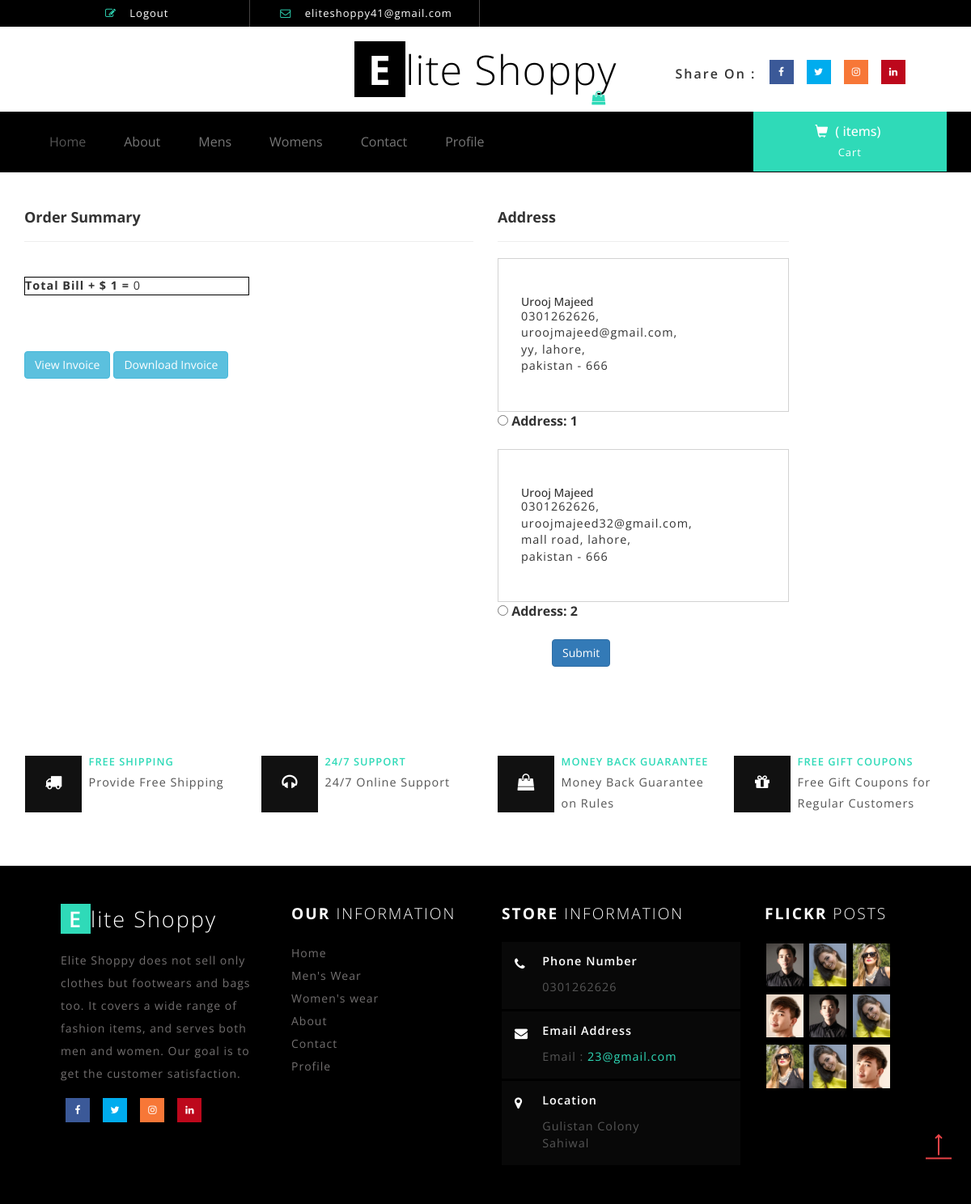
Before: /placeorder (signed in) with the older database file.
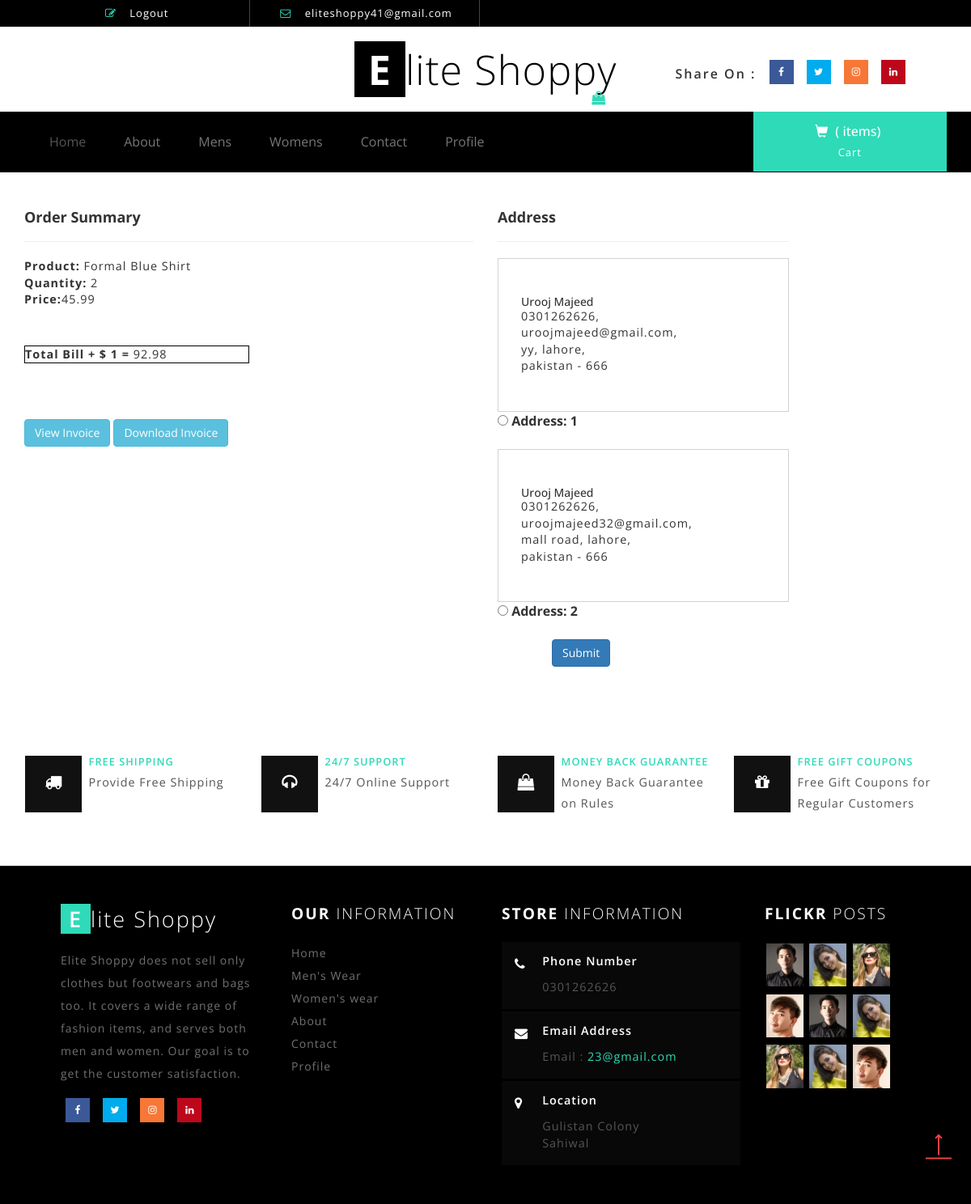
After: the same page with the newer database file.
### shop/models.py (models this page shows, shortened)
class Customer(models.Model):
    user = models.ForeignKey(User, on_delete=models.CASCADE)
    name=models.CharField(max_length=200)
    phone=models.CharField(max_length=15, null=True)
    email=models.CharField(max_length=50)
    address=models.CharField(max_length=200)
    city=models.CharField(max_length=50)
    postal_code=models.IntegerField()
    state=models.CharField(max_length=50)

class foot(models.Model):
    shipping=models.CharField(max_length=100)
    support=models.CharField(max_length=100)
    money=models.CharField(max_length=100)
    coupons=models.CharField(max_length=100)
    date=models.DateField(auto_now=True)

class information(models.Model):
    address=models.CharField(max_length=30)
    city=models.CharField(max_length=30)
    phone1=models.CharField(max_length=30)
    phone2=models.CharField(max_length=50)
    email1=models.CharField(max_length=20)
    email2=models.CharField(max_length=20)
    date=models.DateField(auto_now=True)

class carts(models.Model):
    user=models.ForeignKey(User, on_delete=models.CASCADE)
    product=models.ForeignKey(product, on_delete=models.CASCADE)
    quantity=models.IntegerField(default='1')

class product(models.Model):
    product_name=models.CharField(max_length=100)
    product_price=models.DecimalField(max_digits=5, decimal_places=2)
    product_image_front=models.ImageField(upload_to='images')
    product_image_back=models.ImageField(upload_to='images')
    product_spects=models.CharField(max_length=200)
    product_date=models.DateField(auto_now=True)
    category = models.CharField(max_length=1,
    choices=CATEGORY_CHOICES, default='Pending')

### shop/views.py (the view)
# urls.py: path('placeorder',views.placeorder,name=('placeorder')),
@ login_required
def placeorder(request):
    h=information.objects.all()
    l=foot.objects.all()
    user = request.user
    add = Customer.objects.filter(user=user)
    cart_items = carts.objects.filter(user=user)
    amount = 0
    shipping_amount = 1
    totalamount = 0
    cart_product = [p for p in carts.objects.all() if p.user == request.user]
    if cart_product:
      for p in cart_product:
        tempamount = (p.quantity * p.product.product_price)
        amount += tempamount
      totalamount = amount + shipping_amount
    return render(request,'shop/placeorder.html',{'add':add,'totalamount':totalamount,'cart_items':cart_items,'H':h,'L':l})

### shop/templates/shop/placeorder.html (shortened to what this page needs)
{% load static %}
<!DOCTYPE html>
<html>
<head>
<link href="{% static 'shop/css/bootstrap.css' %}" rel="stylesheet" type="text/css" media="all" />
<link href="{% static 'shop/css/team.css' %}" rel="stylesheet" type="text/css" media="all" />
<link href="{% static 'shop/css/style.css' %}" rel="stylesheet" type="text/css" media="all" />
<link href="{% static 'shop/css/font-awesome.css' %}" rel="stylesheet">
</head>
<body>
<div class="header" id="home">
	<div class="container">
		<ul>
		    <li> <a href="{% url 'logout' %}"  ><i class="fa fa-pencil-square-o" aria-hidden="true"></i> Logout </a></li>
			<li><i class="fa fa-envelope-o" aria-hidden="true"></i> <a href="mailto:eliteshoppy41@gmail.com">eliteshoppy41@gmail.com</a></li>
		</ul>
	</div>
</div>
<div class="header-bot">
	<div class="header-bot_inner_wthreeinfo_header_mid">
		<div class="col-md-4 header-middle">
		</div>
			<div class="col-md-4 logo_agile">
				<h1><a href="{% url 'index' %}"><span>E</span>lite Shoppy <i class="fa fa-shopping-bag top_logo_agile_bag" aria-hidden="true"></i></a></h1>
			</div>
		<div class="col-md-4 agileits-social top_content">
						<ul class="social-nav model-3d-0 footer-social w3_agile_social">
						                                   <li class="share">Share On : </li>
															<li><a href="https://www.facebook.com/" class="facebook">
																  <div class="front"><i class="fa fa-facebook" aria-hidden="true"></i></div>
																  <div class="back"></div></a></li>
															<li><a href="https://www.twitter.com/" class="twitter">
																  <div class="front"><i class="fa fa-twitter" aria-hidden="true"></i></div>
																  <div class="back"></div></a></li>
															<li><a href="https://www.instagram.com/" class="instagram">
																  <div class="front"><i class="fa fa-instagram" aria-hidden="true"></i></div>
																  <div class="back"></div></a></li>
															<li><a href="https://www.linkedin.com/"class="pinterest">
																  <div class="front"><i class="fa fa-linkedin" aria-hidden="true"></i></div>
																  <div class="back"></div></a></li>
														</ul>
		</div>
		<div class="clearfix"></div>
	</div>
</div>
<div class="ban-top">
	<div class="container">
		<div class="top_nav_left">
			<nav class="navbar navbar-default">
			  <div class="container-fluid">
				<div class="collapse navbar-collapse menu--shylock" id="bs-example-navbar-collapse-1">
				  <ul class="nav navbar-nav menu__list">
					<li class="active menu_item"><a class="menu_link" href="{% url 'index' %}">Home <span class="sr-only">(current)</span></a></li>
					<li class=" menu_item menuitem--current"><a class="menu_link" href="{% url 'about' %}">About</a></li>
				    <li class=" menu_item"><a class="menu_link" href="{% url 'mens' %}">Mens</a></li>
					<li class=" menu_item"><a class="menu_link" href="{% url 'womens' %}">Womens</a></li>
					<li class=" menu_item"><a class="menu_link" href="{% url 'contact' %}">Contact</a></li>
					<li class=" menu_item"><a class="menu_link" href="{% url 'profile' %}">Profile</a></li>
				  </ul>
				</div>
			  </div>
			</nav>
		</div>
		<div class="top_nav_right">
			<div class="cart box_1">
						<a href="{% url 'showcart' %}">
							<h3> <div class="total">
								<i class="glyphicon glyphicon-shopping-cart" aria-hidden="true"></i>
								 ( items)</div>
							</h3>
						</a>
						<p><a href="javascript:;" class="simpleCart_empty"> Cart</a></p>
			</div>
		</div>
		<div class="clearfix"></div>
	</div>
</div>
<br>
<br>
<div class ="container">
  <div class ="row empty-5">
   <div class ="col-sm-6">
      <h4><strong>Order Summary</strong></h4>
      <hr>
       {% for a in cart_items %}
        <div class ="card mb-2">
          <div class ="card-body">
            <p class ="d-flex justify-content-between"><strong>Product:</strong> {{a.product.product_name}}</p>
            <p><strong>Quantity:</strong> {{a.quantity}}</p>
            <p class ="d-flex justify-content-between"><strong>Price:</strong>{{a.product.product_price}}</p>
            <br>
          </div>
        </div>
      {% endfor %}
      <br>
      <p class ="col-md-6 header-middle" style ="border:1px solid black"><strong>Total Bill + $ 1 =</strong> {{totalamount}}</p>
      <br>
	  <br>
	  <br>
      <br>
	  <a class="btn btn-info" href="{% url 'pdf_view' %}" target="_blank">View Invoice</a>
      <a class="btn btn-info"  href="{% url 'pdf_download' %}">Download Invoice</a>
    </div>
    <div class ="col-sm-4 offset-sm-1">
       <h4><strong>Address</strong></h4>
       <hr>
     <form action="/paymentdone">
       {% for ad in add %}
          <div class="new-levis">
             <div class ="card-body">
             <h5>{{ad.name}}</h5>
             <p> {{ad.phone}},<br> {{ad.email}},<br> {{ad.address}}, {{ad.city}},<br> {{ad.state}} - {{ad.postal_code}}</p>
          </div>
           </div>
		    <div class ="form-check mt-2 mb-5">
			   <input class ="form-check-input" type="radio"
			   name="custid" id="custadd{{forloop.counter}}" value="{{ad.id}}">
			   <label class ="form-check-label fw-bold" for="custadd{{forloop.counter}}">
			      Address: {{forloop.counter}} </label>
			</div>
			<br>
        {% endfor %}
        <div class="d-grid" style="margin-left:67px">
		<button type ="submit" href="{% url 'index' %}"
		class="btn btn-primary">Submit</button></div>
      </form>
      </div>
    </div>
  </div>
<br>
<br>
<div class="coupons">
		<div class="coupons-grids text-center">
			<div class="w3layouts_mail_grid">
			    {% for data in L %}
				<div class="col-md-3 w3layouts_mail_grid_left">
					<div class="w3layouts_mail_grid_left1 hvr-radial-out">
						<i class="fa fa-truck" aria-hidden="true"></i>
					</div>
					<div class="w3layouts_mail_grid_left2">
						<h3>FREE SHIPPING</h3>
						<p>{{ data.shipping}}</p>
					</div>
				</div>
				<div class="col-md-3 w3layouts_mail_grid_left">
					<div class="w3layouts_mail_grid_left1 hvr-radial-out">
						<i class="fa fa-headphones" aria-hidden="true"></i>
					</div>
					<div class="w3layouts_mail_grid_left2">
						<h3>24/7 SUPPORT</h3>
						<p>{{ data.support}}</p>
					</div>
				</div>
				<div class="col-md-3 w3layouts_mail_grid_left">
					<div class="w3layouts_mail_grid_left1 hvr-radial-out">
						<i class="fa fa-shopping-bag" aria-hidden="true"></i>
					</div>
					<div class="w3layouts_mail_grid_left2">
						<h3>MONEY BACK GUARANTEE</h3>
						<p>{{ data.money}}</p>
					</div>
				</div>
					<div class="col-md-3 w3layouts_mail_grid_left">
					<div class="w3layouts_mail_grid_left1 hvr-radial-out">
						<i class="fa fa-gift" aria-hidden="true"></i>
					</div>
					<div class="w3layouts_mail_grid_left2">
						<h3>FREE GIFT COUPONS</h3>
						<p>{{ data.coupons}}</p>
					</div>
				</div>
				{% endfor %}
				<div class="clearfix"> </div>
			</div>
		</div>
</div>
<div class="footer">
	<div class="footer_agile_inner_info_w3l">
		<div class="col-md-3 footer-left">
			<h2><a href="{% url 'index' %}"><span>E</span>lite Shoppy </a></h2>
			<p>Elite Shoppy does not sell only clothes
			   but footwears and bags too.
			   It covers a wide range of fashion items,
			   and serves both men and women.
			   Our goal is to get the customer satisfaction.</p>
			<ul class="social-nav model-3d-0 footer-social w3_agile_social two">
															<li><a href="https://www.facebook.com/" class="facebook">
																  <div class="front"><i class="fa fa-facebook" aria-hidden="true"></i></div>
																  <div class="back"></div></a></li>
															<li><a href="https://www.twitter.com/" class="twitter">
																  <div class="front"><i class="fa fa-twitter" aria-hidden="true"></i></div>
																  <div class="back"></div></a></li>
															<li><a href="https://www.instagram.com/" class="instagram">
																  <div class="front"><i class="fa fa-instagram" aria-hidden="true"></i></div>
																  <div class="back"></div></a></li>
															<li><a href="https://www.linkedin.com/" class="pinterest">
																  <div class="front"><i class="fa fa-linkedin" aria-hidden="true"></i></div>
																  <div class="back"></div></a></li>
														</ul>
		</div>
		<div class="col-md-9 footer-right">
			<div class="sign-grds">
				<div class="col-md-4 sign-gd">
					<h4>Our <span>Information</span> </h4>
					<ul>
						<li><a href="{% url 'index' %}">Home</a></li>
						<li><a href="{% url 'mens' %}">Men's Wear</a></li>
						<li><a href="{% url 'womens' %}">Women's wear</a></li>
						<li><a href="{% url 'about' %}">About</a></li>
						<li><a href="{% url 'contact' %}">Contact</a></li>
						<li><a href="{% url 'profile' %}">Profile</a></li>
					</ul>
				</div>
				{% for data in H %}
				<div class="col-md-5 sign-gd-two">
					<h4>Store <span>Information</span></h4>
					<div class="w3-address">
						<div class="w3-address-grid">
							<div class="w3-address-left">
								<i class="fa fa-phone" aria-hidden="true"></i>
							</div>
							<div class="w3-address-right">
								<h6>Phone Number</h6>
								<p>{{ data.phone1}}</p>
							</div>
							<div class="clearfix"> </div>
						</div>
						<div class="w3-address-grid">
							<div class="w3-address-left">
								<i class="fa fa-envelope" aria-hidden="true"></i>
							</div>
							<div class="w3-address-right">
								<h6>Email Address</h6>
								<p>Email :<a href="mailto:eliteshoppy41@gmail.com"> {{ data.email1}}</a></p>
							</div>
							<div class="clearfix"> </div>
						</div>
						<div class="w3-address-grid">
							<div class="w3-address-left">
								<i class="fa fa-map-marker" aria-hidden="true"></i>
							</div>
							<div class="w3-address-right">
								<h6>Location</h6>
								<p>{{ data.address}} <br>{{ data.city}}
								</p>
							</div>
							<div class="clearfix"> </div>
						</div>
					</div>
				</div>
				{% endfor %}
				<div class="col-md-3 sign-gd flickr-post">
					<h4>Flickr <span>Posts</span></h4>
					<ul>
						<li><a href="{% url 'mens'  %}"><img src="{% static 'shop/images/t1.jpg' %}" alt=" " class="img-responsive" /></a></li>
						<li><a href="{% url 'womens' %}"><img src="{% static 'shop/images/t2.jpg' %}" alt=" " class="img-responsive" /></a></li>
						<li><a href="{% url 'womens' %}"><img src="{% static 'shop/images/t3.jpg' %}" alt=" " class="img-responsive" /></a></li>
						<li><a href="{% url 'mens'  %}"><img src="{% static 'shop/images/t4.jpg' %}" alt=" " class="img-responsive" /></a></li>
						<li><a href="{% url 'mens' %}"><img src="{% static 'shop/images/t1.jpg' %}" alt=" " class="img-responsive" /></a></li>
						<li><a href="{% url 'womens'  %}"><img src="{% static 'shop/images/t2.jpg' %}" alt=" " class="img-responsive" /></a></li>
						<li><a href="{% url 'womens'  %}"><img src="{% static 'shop/images/t3.jpg' %}" alt=" " class="img-responsive" /></a></li>
						<li><a href="{% url 'womens'  %}"><img src="{% static 'shop/images/t2.jpg' %}" alt=" " class="img-responsive" /></a></li>
						<li><a href="{% url 'mens'  %}"><img src="{% static 'shop/images/t4.jpg' %}" alt=" " class="img-responsive" /></a></li>
					</ul>
				</div>
			</div>
		</div>
		<div class="clearfix"></div>
	</div>
	</div>
<a href="#home" class="scroll" id="toTop" style="display: block;"> <span id="toTopHover" style="opacity: 1;"> </span></a>
</body>
</html>
</body>
</html>

Changed rows visible on the page:
added carts: product.product_name "Formal Blue Shirt", quantity "2", product.product_price "45.99"
Other visible differences:
{{ totalamount }}: "0" → "92.98"
